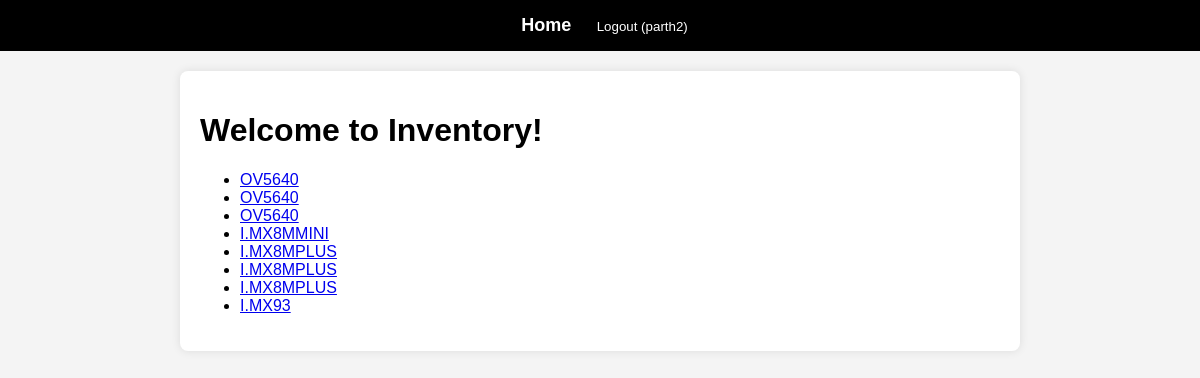
Screenshot of / (signed in) with the database file from the repository.
### inventory/models.py (models this page shows, shortened)
class Products(models.Model):
    product_name = models.CharField(max_length=50)
    tag_no = models.PositiveIntegerField(default=0)
    curr_owner = models.CharField(max_length=50, default="H/W room")
    prev_owner = models.CharField(max_length=50, default="H/W room", blank=True, null=True)
    description = models.TextField(blank=True, null=True)
    last_updated = models.DateTimeField(auto_now=True)

### inventory/views.py (the view)
# urls.py: path('', views.home, name="home"),
@login_required
def home(request):
    product_list = Products.objects.order_by("product_name")
    return render(request, "home.html", {"product_list": product_list})

### mysite/templates/home.html (shortened to what this page needs)
{% extends "base.html" %}
{% block content %}
    <h1>Welcome to Inventory!</h1>
    {% if product_list %}
        <ul>
        {% for p in product_list %}
            <li><a href="{% url 'product' p.id %}">{{ p.product_name|upper }}</a></li>
        {% endfor %}
        </ul>
    {% else %}
        <p class="no-products">No products are available.</p>
    {% endif %}
{% endblock %}

### mysite/templates/base.html (shortened to what this page needs)
<!DOCTYPE html>
<html lang="en">
<head>
</head>
<body>
    <div class="navbar">
        {% if user.is_authenticated %}
            <a href="{% url 'home' %}">Home</a>
            <form method="post" action="{% url 'logout' %}" style="display:inline;">
                <button type="submit" style="background: none; border: none; color: white; cursor: pointer;">Logout ({{ user.username }})</button>
            </form>
        {% endif %}
    </div>
    <div class="container">
        {% block content %}{% endblock %}
    </div>
</body>
</html>

### mysite/templates/base.html (style rules this page uses)
body { font-family: Arial, sans-serif; margin: 0; padding: 0; background-color: #f4f4f4; }
.navbar { background: rgb(0, 0, 0); padding: 15px; text-align: center; }
.navbar a { color: white; text-decoration: none; font-size: 18px; margin: 0 15px; font-weight: bold; }
.container { max-width: 800px; margin: 20px auto; background: white; padding: 20px; border-radius: 8px; box-shadow: 0px 0px 10px rgba(0, 0, 0, 0.1); }

### rows the page displays
Products: product_name "OV5640"
Products: product_name "OV5640"
Products: product_name "OV5640"
Products: product_name "I.MX8MMINI"
Products: product_name "I.MX8MPLUS"
Products: product_name "I.MX8MPLUS"
Products: product_name "I.MX8MPLUS"
Products: product_name "I.MX93"

### other values shown
{{ user.username }} "parth2"
